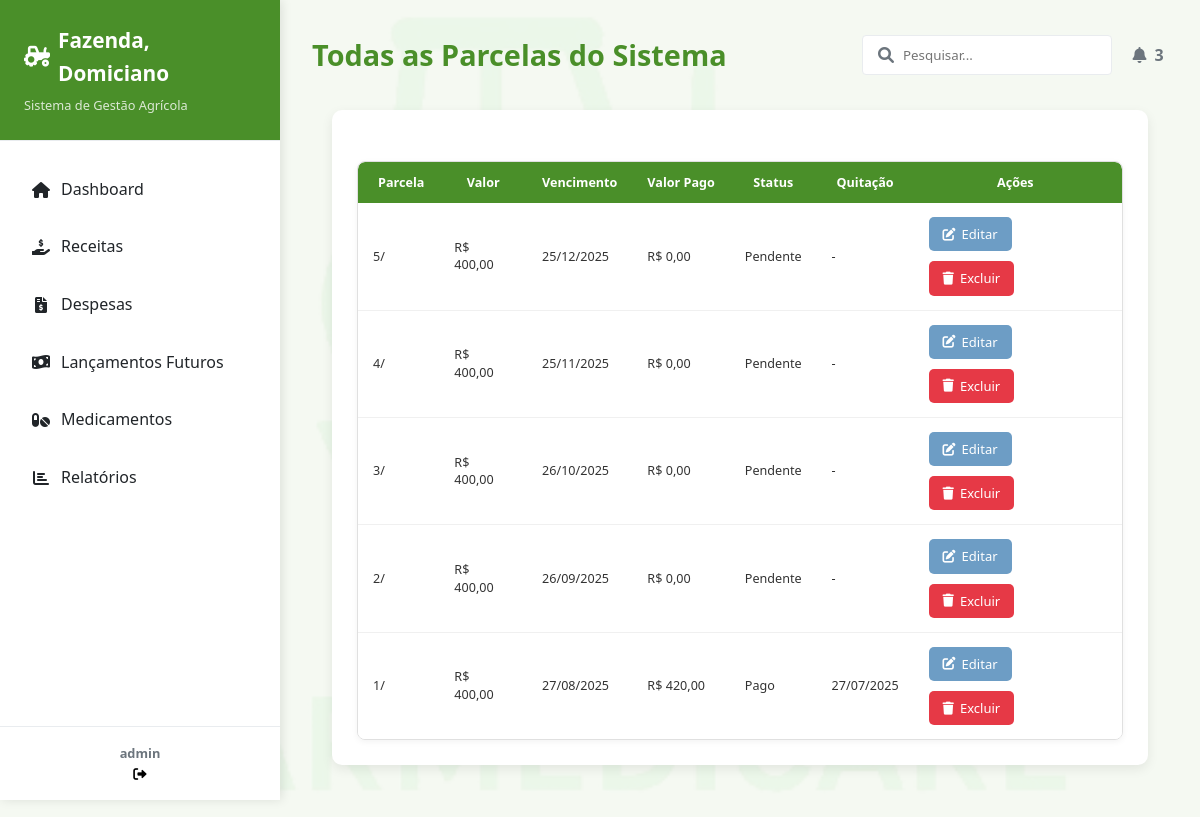
The page /pagina_movimentacao/listar/todas-parcelas/ (signed in) on the database as committed earlier.
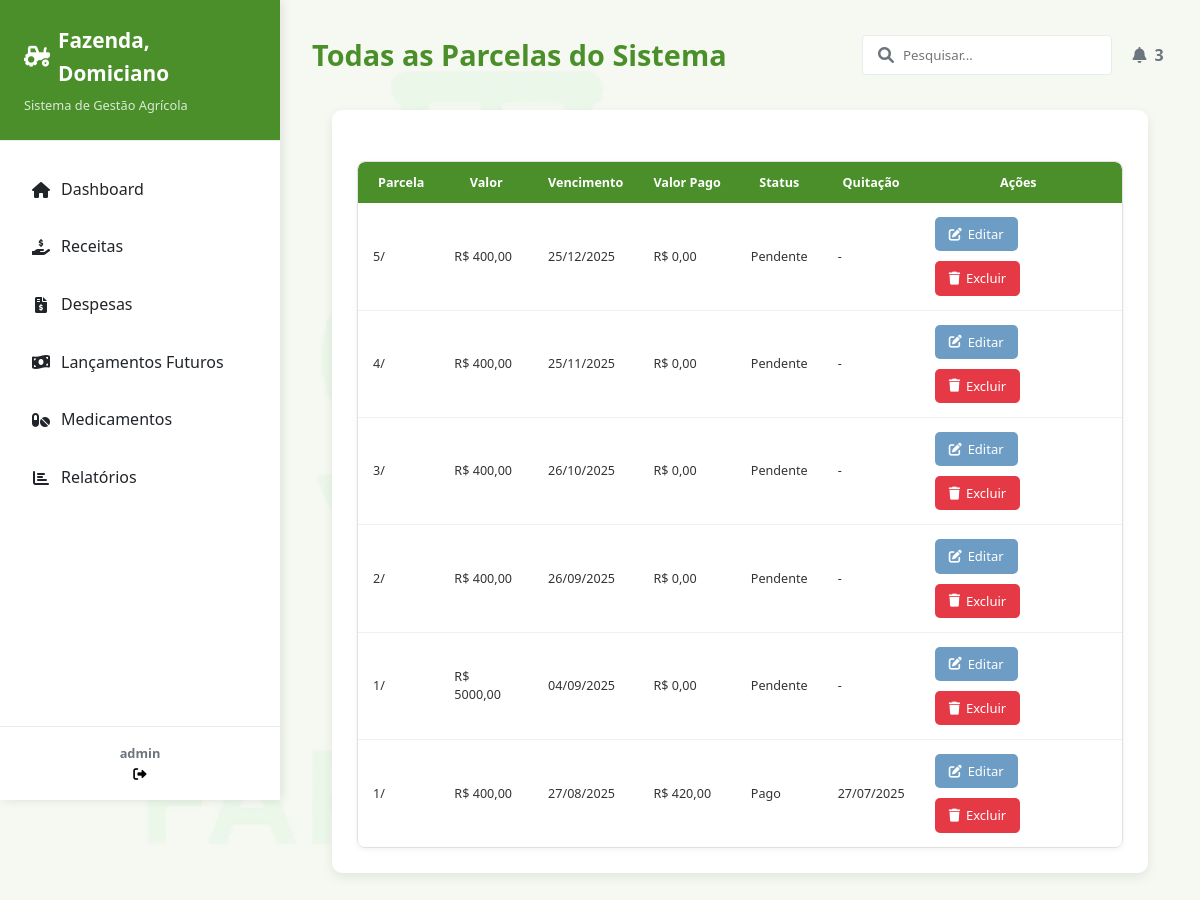
The same page on the database as committed later.
### movimentacao/models.py (models this page shows, shortened)
class Parcela(models.Model):
    movimentacao = models.ForeignKey(
        Movimentacao, on_delete=models.CASCADE, verbose_name="Movimentação"
    )
    ordem_parcela = models.IntegerField(verbose_name="Ordem da Parcela")
    valor_parcela = models.DecimalField(
        max_digits=10, decimal_places=2, verbose_name="Valor da Parcela"
    )
    data_vencimento = models.DateField(verbose_name="Data de Vencimento")
    valor_pago = models.DecimalField(
        max_digits=10, decimal_places=2, default=0.00, verbose_name="Valor Pago"
    )
    status_pagamento = models.CharField(
        max_length=50,
        choices=[("Pendente", "Pendente"), ("Pago", "Pago")],
        default="Pendente",
        verbose_name="Status do Pagamento",
    )
    data_quitacao = models.DateField(
        blank=True, null=True, verbose_name="Data de Quitação"
    )

### movimentacao/views.py (the view)
# urls.py: path('listar/todas-parcelas/', ParcelasListView.as_view(), name='listar_parcelas'),
class ParcelasListView(LoginRequiredMixin, ListView):
    model = Parcela
    template_name = "parcela/lista_parcelas.html"
    context_object_name = "parcelas"
    login_url = reverse_lazy('login')  # Altere para o nome da sua URL de login
    def get_queryset(self):
        return Parcela.objects.all().order_by("-data_vencimento")
    def get_context_data(self, **kwargs):
        context = super().get_context_data(**kwargs)
        context["title"] = "Todas as Parcelas"
        context["titulo"] = "Todas as Parcelas do Sistema"
        context["registros"] = "Nenhuma parcela encontrada."
        context["btn_cadastrar"] = "Nova Parcela"
        return context

### movimentacao/templates/parcela/lista_parcelas.html (shortened to what this page needs)
{% extends 'modelo.html' %}
{% load static %}
{% block conteudo %}
  <main class="main-content">
    <header class="content-header">
      <h1>{{ titulo }}</h1>
      <div class="header-actions">
        <div class="search-box">
          <input type="text" placeholder="Pesquisar..." />
          <i class="fas fa-search"></i>
        </div>
        <button class="btn btn-notification">
          <i class="fas fa-bell"></i>
          <span class="badge">3</span>
        </button>
      </div>
    </header>
  {% endblock %}
  {% block graficos %}
    <div class="modelo-lista-container">
      <br />
      <div class="table-container">
        <table class="modelo-table">
          <thead>
            <tr>
              <th>Parcela</th>
              <th>Valor</th>
              <th>Vencimento</th>
              <th>Valor Pago</th>
              <th>Status</th>
              <th>Quitação</th>
              <th>Ações</th>
            </tr>
          </thead>
          <tbody>
            {% for parcela in object_list %}
              <tr>
                <td>{{ parcela.ordem_parcela }}/{{ movimentacao.parcelas }}</td>
                <td>R$ {{ parcela.valor_parcela }}</td>
                <td>{{ parcela.data_vencimento|date:"d/m/Y" }}</td>
                <td>R$ {{ parcela.valor_pago }}</td>
                <td>{{ parcela.status_pagamento }}</td>
                <td>{{ parcela.data_quitacao|date:"d/m/Y"|default:"-" }}</td>
                <td class="actions">
                  <a href="{% url 'editar_parcela' parcela.id %}" class="btn-edit">
                    <i class="fas fa-edit"></i> Editar
                  </a>
                  <a href="{% url 'excluir_parcela' parcela.id %}" class="btn-delete">
                    <i class="fas fa-trash"></i> Excluir
                  </a>
                </td>
              </tr>
            {% empty %}
              <tr>
                <td colspan="7">{{ registros }}</td>
              </tr>
            {% endfor %}
          </tbody>
        </table>
      </div>
    </div>
  {% endblock %}

Rows that differ between the two databases and show on the page:
added Parcela: ordem_parcela "1", valor_parcela "5000,00", data_vencimento "04/09/2025", valor_pago "0,00", status_pagamento "Pendente", data_quitacao "-"
